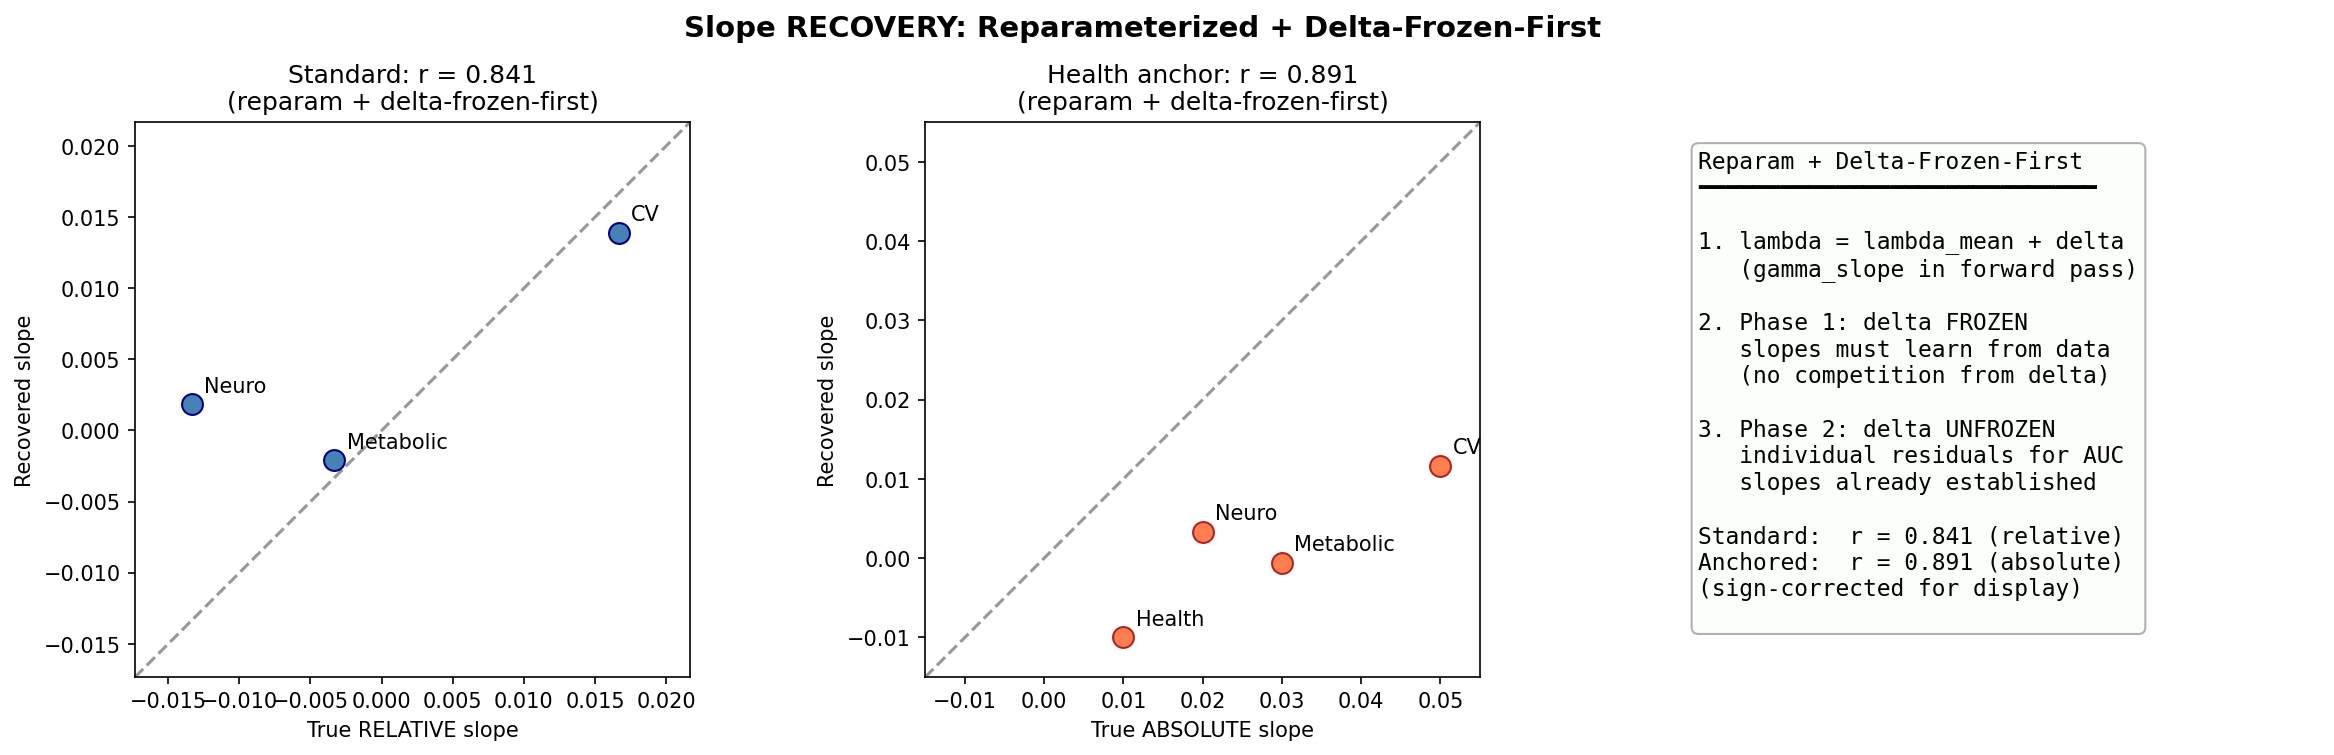

The Python source for this figure:
"""
Slope Recovery vs Identifiability
==================================

Key insight: gamma_slope must flow through the forward pass (softmax → NLL)
to get gradient from the data. The old formulation used free lambda + GP penalty,
so gamma_slope only got indirect gradient from the penalty — too weak to learn.

Fix: REPARAMETERIZE lambda = lambda_mean(gamma_level, gamma_slope) + delta.
Now gamma_slope is part of the prediction pathway → NLL gradient → slopes learned.
"""

import numpy as np
import torch
import torch.nn as nn
from scipy.special import expit, softmax
from scipy.linalg import cholesky
from sklearn.metrics import roc_auc_score
import matplotlib.pyplot as plt

np.random.seed(42)
torch.manual_seed(42)


# ============================================================
# 1. SIMULATE DATA (same generative process for both tests)
# ============================================================

def simulate_data(N=500, T=51, K=3, D=21, P=5, include_health=False):
    """Generate data with known genetic slopes."""
    t = np.arange(T)

    # Genetics
    G = np.random.randn(N, P)
    G = (G - G.mean(0)) / G.std(0)

    # GP noise covariance
    gp_amp = 0.15
    K_cov = gp_amp**2 * np.exp(-0.5 * (t[:, None] - t[None, :])**2 / 15**2) + 1e-6 * np.eye(T)
    L_chol = cholesky(K_cov, lower=True)

    if include_health:
        K_total = K + 1  # health + disease signatures
        r_k = np.array([0.0, 0.0, -0.5, -1.0])

        gamma_level_true = np.zeros((P, K_total))
        gamma_level_true[0, :] = [0.2, 0.3, 0.2, 0.1]

        gamma_slope_true = np.zeros((P, K_total))
        gamma_slope_true[0, :] = [0.01, 0.05, 0.03, 0.02]

        # Person-specific health baseline (this breaks scale invariance)
        delta_alpha = np.array([0.4, 0, 0, 0, 0])
        alpha_i = G @ delta_alpha + 0.2 * np.random.randn(N)

        # Disease loadings: health has low loading everywhere
        psi_true = np.zeros((K_total, D))
        psi_true[0, :] = -2.0  # health: low disease loading
        for k in range(1, K_total):
            start = (k - 1) * (D // K)
            end = k * (D // K)
            psi_true[k, :] = -2.0
            psi_true[k, start:end] = 2.0
    else:
        K_total = K
        r_k = np.array([0.0, -0.5, -1.0])
        alpha_i = None

        gamma_level_true = np.zeros((P, K_total))
        gamma_level_true[0, :] = [0.3, 0.2, 0.1]

        gamma_slope_true = np.zeros((P, K_total))
        gamma_slope_true[0, :] = [0.05, 0.03, 0.02]

        psi_true = np.zeros((K_total, D))
        for k in range(K_total):
            start = k * (D // K)
            end = (k + 1) * (D // K)
            psi_true[k, :] = -2.0
            psi_true[k, start:end] = 2.0

    # Generate lambda
    lambda_true = np.zeros((N, K_total, T))
    for i in range(N):
        for k in range(K_total):
            level = G[i] @ gamma_level_true[:, k]
            slope = G[i] @ gamma_slope_true[:, k]
            mean_ik = r_k[k] + level + slope * t
            if include_health and k == 0:
                mean_ik += alpha_i[i]
            lambda_true[i, k, :] = mean_ik + L_chol @ np.random.randn(T)

    # Generate observations
    theta_true = softmax(lambda_true, axis=1)
    phi_true = expit(psi_true)
    phi_3d = phi_true[:, :, np.newaxis] * np.ones(T)
    kappa = 0.12 if include_health else 0.15
    pi_true = np.einsum('nkt,kdt->ndt', theta_true, phi_3d) * kappa
    Y = (np.random.rand(N, D, T) < pi_true).astype(float)

    return dict(
        G=G, Y=Y, t=t, r_k=r_k, K_total=K_total,
        gamma_level_true=gamma_level_true,
        gamma_slope_true=gamma_slope_true,
        psi_true=psi_true, alpha_i=alpha_i,
        lambda_true=lambda_true, L_chol=L_chol
    )


# ============================================================
# 2. REALISTIC INITIALIZATION (mirrors clust_huge_amp_vectorized.py)
# ============================================================

def realistic_init(G, Y, K_total, r_k, L_chol, alpha_i=None):
    """
    Initialize like the real model:
    - gamma_level from regression of average disease burden on genetics
    - gamma_slope at ZERO
    - delta (residual) from GP noise
    - psi from cluster prevalence (rough estimate)
    """
    N, P = G.shape
    _, D, T = Y.shape
    t = np.arange(T)

    # Estimate psi from data: average prevalence per disease cluster
    diseases_per_cluster = D // (K_total if alpha_i is None else K_total - 1)
    psi_init = np.zeros((K_total, D))

    if alpha_i is not None:
        # Health signature: low loading everywhere
        psi_init[0, :] = -1.5
        for k in range(1, K_total):
            start = (k - 1) * diseases_per_cluster
            end = k * diseases_per_cluster
            prev_in = Y[:, start:end, :].mean()
            prev_out = Y[:, np.r_[0:start, end:D], :].mean()
            psi_init[k, start:end] = np.log(prev_in / (1 - prev_in + 1e-6))
            psi_init[k, :start] = np.log(prev_out / (1 - prev_out + 1e-6))
            psi_init[k, end:] = np.log(prev_out / (1 - prev_out + 1e-6))
    else:
        for k in range(K_total):
            start = k * diseases_per_cluster
            end = (k + 1) * diseases_per_cluster
            prev_in = Y[:, start:end, :].mean()
            prev_out = Y[:, np.r_[0:start, end:D], :].mean()
            psi_init[k, start:end] = np.log(prev_in / (1 - prev_in + 1e-6))
            psi_init[k, :start] = np.log(prev_out / (1 - prev_out + 1e-6))
            psi_init[k, end:] = np.log(prev_out / (1 - prev_out + 1e-6))

    # gamma_level: regress time-averaged disease burden on genetics
    gamma_level_init = np.zeros((P, K_total))
    Y_avg = Y.mean(axis=2)

    k_start = 1 if alpha_i is not None else 0
    for k in range(k_start, K_total):
        if alpha_i is not None:
            cluster_idx = k - 1
            start = cluster_idx * diseases_per_cluster
            end = (cluster_idx + 1) * diseases_per_cluster
        else:
            start = k * diseases_per_cluster
            end = (k + 1) * diseases_per_cluster
        Y_k = Y_avg[:, start:end].mean(axis=1)
        Y_k_centered = Y_k - Y_k.mean()
        gamma_level_init[:, k] = np.linalg.lstsq(G, Y_k_centered, rcond=None)[0] * 10

    # gamma_slope: initialized at ZERO (the key test)
    gamma_slope_init = np.zeros((P, K_total))

    # delta (residual): GP noise — scaled down so parametric part dominates early
    scale_delta = 0.5 if alpha_i is not None else 1.0
    delta_init = np.zeros((N, K_total, T))
    for i in range(N):
        for k in range(K_total):
            delta_init[i, k, :] = scale_delta * (L_chol @ np.random.randn(T))

    return delta_init, gamma_level_init, gamma_slope_init, psi_init


# ============================================================
# 3. MODEL DEFINITIONS — REPARAMETERIZED
#    lambda = lambda_mean(gamma_level, gamma_slope) + delta
#    gamma_slope now flows through softmax → NLL → gets gradient from data
# ============================================================

class StandardModelReparam(nn.Module):
    """Standard ALADYN with reparameterized lambda.

    OLD: lambda_ is free, GP penalty ties it to lambda_mean.
         gamma_slope only in penalty → no NLL gradient.

    NEW: lambda = lambda_mean + delta.
         gamma_slope flows through forward() → NLL gradient → learned from data.
    """

    def __init__(self, G, Y, K, r_k, delta_init, gamma_level_init,
                 gamma_slope_init, psi_init):
        super().__init__()
        N, P = G.shape
        _, D, T = Y.shape
        self.N, self.P, self.K, self.T = N, P, K, T

        self.register_buffer('G', torch.tensor(G, dtype=torch.float32))
        self.register_buffer('Y', torch.tensor(Y, dtype=torch.float32))
        self.register_buffer('r_k', torch.tensor(r_k, dtype=torch.float32))
        self.register_buffer('t', torch.arange(T, dtype=torch.float32))

        self.gamma_level = nn.Parameter(torch.tensor(gamma_level_init, dtype=torch.float32))
        self.gamma_slope = nn.Parameter(torch.tensor(gamma_slope_init, dtype=torch.float32))
        self.delta = nn.Parameter(torch.tensor(delta_init, dtype=torch.float32))
        self.psi = nn.Parameter(torch.tensor(psi_init, dtype=torch.float32))
        self.kappa = nn.Parameter(torch.tensor(0.15))

    def get_lambda_mean(self):
        level = self.G @ self.gamma_level
        slope = self.G @ self.gamma_slope
        return (self.r_k[None, :, None] + level[:, :, None] +
                slope[:, :, None] * self.t[None, None, :])

    def get_lambda(self):
        """lambda = parametric mean + residual. Slopes flow through here."""
        return self.get_lambda_mean() + self.delta

    def forward(self):
        lam = self.get_lambda()  # gamma_slope is IN the computation graph
        theta = torch.softmax(lam, dim=1)
        phi = torch.sigmoid(self.psi)[:, :, None].expand(-1, -1, self.T)
        pi = torch.einsum('nkt,kdt->ndt', theta, phi) * self.kappa
        return torch.clamp(pi, 1e-6, 1 - 1e-6)

    def loss(self, gp_weight=0.1):
        pi = self.forward()
        nll = -torch.mean(self.Y * torch.log(pi) + (1 - self.Y) * torch.log(1 - pi))
        gp_loss = torch.mean(self.delta**2)  # penalize residual only
        return nll + gp_weight * gp_loss


class HealthAnchorModelReparam(nn.Module):
    """ALADYN with health anchor, reparameterized."""

    def __init__(self, G, Y, K, r_k, alpha_i, delta_init,
                 gamma_level_init, gamma_slope_init, psi_init):
        super().__init__()
        N, P = G.shape
        _, D, T = Y.shape
        self.N, self.P, self.K, self.T = N, P, K, T

        self.register_buffer('G', torch.tensor(G, dtype=torch.float32))
        self.register_buffer('Y', torch.tensor(Y, dtype=torch.float32))
        self.register_buffer('r_k', torch.tensor(r_k, dtype=torch.float32))
        self.register_buffer('alpha_i', torch.tensor(alpha_i, dtype=torch.float32))
        self.register_buffer('t', torch.arange(T, dtype=torch.float32))

        self.gamma_level = nn.Parameter(torch.tensor(gamma_level_init, dtype=torch.float32))
        self.gamma_slope = nn.Parameter(torch.tensor(gamma_slope_init, dtype=torch.float32))
        self.delta = nn.Parameter(torch.tensor(delta_init, dtype=torch.float32))
        self.psi = nn.Parameter(torch.tensor(psi_init, dtype=torch.float32))
        self.kappa = nn.Parameter(torch.tensor(0.12))

    def get_lambda_mean(self):
        level = self.G @ self.gamma_level
        slope = self.G @ self.gamma_slope
        lam = (self.r_k[None, :, None] + level[:, :, None] +
               slope[:, :, None] * self.t[None, None, :])
        lam[:, 0, :] = lam[:, 0, :] + self.alpha_i[:, None]
        return lam

    def get_lambda(self):
        return self.get_lambda_mean() + self.delta

    def forward(self):
        lam = self.get_lambda()
        theta = torch.softmax(lam, dim=1)
        phi = torch.sigmoid(self.psi)[:, :, None].expand(-1, -1, self.T)
        pi = torch.einsum('nkt,kdt->ndt', theta, phi) * self.kappa
        return torch.clamp(pi, 1e-6, 1 - 1e-6)

    def loss(self, gp_weight=0.1):
        pi = self.forward()
        nll = -torch.mean(self.Y * torch.log(pi) + (1 - self.Y) * torch.log(1 - pi))
        gp_loss = torch.mean(self.delta**2)
        return nll + gp_weight * gp_loss


# ============================================================
# 4. FITTING WITH GP ANNEALING
# ============================================================

def fit_delta_frozen_then_free(model, n_phase1=1000, n_phase2=500, gp_weight=0.15):
    """
    Phase 1: delta FROZEN. gamma_slope + gamma_level + psi + kappa learn.
             With reparameterization, gamma_slope gets NLL gradient.
             No competition from delta → slopes MUST learn temporal structure.

    Phase 2: delta UNFROZEN. Everything fine-tunes.
             delta captures individual residuals → AUC improves.
             gamma_slope already learned → doesn't collapse.
    """
    results = {}

    # --- PHASE 1: freeze delta, let parametric params learn ---
    model.delta.requires_grad = False
    opt1 = torch.optim.Adam([
        {'params': [model.gamma_level, model.gamma_slope], 'lr': 0.008},
        {'params': [model.psi, model.kappa], 'lr': 0.01},
    ])

    print("  Phase 1: delta frozen — slopes must learn from data")
    for epoch in range(n_phase1):
        opt1.zero_grad()
        loss = model.loss(gp_weight=gp_weight)
        loss.backward()
        opt1.step()

        if epoch % 100 == 0:
            auc = roc_auc_score(model.Y.numpy().flatten(),
                                model.forward().detach().numpy().flatten())
            slope_now = model.gamma_slope[0, :].detach().numpy()
            print(f"    Epoch {epoch}: loss={loss.item():.4f}, AUC={auc:.4f}, "
                  f"slopes={slope_now.round(4)}")

    results['slopes_after_phase1'] = model.gamma_slope.detach().numpy().copy()

    # --- PHASE 2: unfreeze delta, fine-tune everything ---
    model.delta.requires_grad = True
    opt2 = torch.optim.Adam([
        {'params': [model.delta], 'lr': 0.01},
        {'params': [model.gamma_level, model.gamma_slope], 'lr': 0.002},
        {'params': [model.psi, model.kappa], 'lr': 0.005},
    ])

    print("  Phase 2: delta unfrozen — fine-tuning")
    for epoch in range(n_phase2):
        opt2.zero_grad()
        loss = model.loss(gp_weight=gp_weight)
        loss.backward()
        opt2.step()

        if epoch % 100 == 0:
            auc = roc_auc_score(model.Y.numpy().flatten(),
                                model.forward().detach().numpy().flatten())
            slope_now = model.gamma_slope[0, :].detach().numpy()
            print(f"    Epoch {epoch}: loss={loss.item():.4f}, AUC={auc:.4f}, "
                  f"slopes={slope_now.round(4)}")

    results['slopes_final'] = model.gamma_slope.detach().numpy().copy()
    results['final_auc'] = roc_auc_score(
        model.Y.numpy().flatten(), model.forward().detach().numpy().flatten())
    return results


# ============================================================
# 5. RUN BOTH TESTS
# ============================================================

def run_all():
    print("=" * 70)
    print("TEST 1: Standard model (relative slopes) — REPARAMETERIZED")
    print("=" * 70)

    np.random.seed(42)
    torch.manual_seed(42)
    sim = simulate_data(include_health=False)

    delta_init, gl_init, gs_init, psi_init = realistic_init(
        sim['G'], sim['Y'], sim['K_total'], sim['r_k'], sim['L_chol'])

    print(f"\n  TRUE slopes [SNP 0]:    {sim['gamma_slope_true'][0, :]}")
    print(f"  Init slopes [SNP 0]:    {gs_init[0, :]}  (all zeros)\n")

    model_std = StandardModelReparam(
        sim['G'], sim['Y'], sim['K_total'], sim['r_k'],
        delta_init, gl_init, gs_init, psi_init)

    res_std = fit_delta_frozen_then_free(model_std)

    # Evaluate: relative slopes
    true_rel = sim['gamma_slope_true'][0, :] - sim['gamma_slope_true'][0, :].mean()
    est_rel = res_std['slopes_final'][0, :sim['K_total']]
    corr_rel = np.corrcoef(true_rel, est_rel)[0, 1]

    print(f"\n  --- STANDARD MODEL RESULT ---")
    print(f"  TRUE relative slopes:  {true_rel.round(5)}")
    print(f"  Recovered slopes:      {est_rel.round(5)}")
    print(f"  Correlation (relative): r = {corr_rel:.4f}")
    print(f"  AUC: {res_std['final_auc']:.4f}")

    # --------------------------------------------------------
    print("\n" + "=" * 70)
    print("TEST 2: Health anchor model (absolute slopes) — REPARAMETERIZED")
    print("=" * 70)

    np.random.seed(42)
    torch.manual_seed(42)
    sim_h = simulate_data(include_health=True)

    delta_init_h, gl_init_h, gs_init_h, psi_init_h = realistic_init(
        sim_h['G'], sim_h['Y'], sim_h['K_total'], sim_h['r_k'],
        sim_h['L_chol'], alpha_i=sim_h['alpha_i'])

    print(f"\n  TRUE slopes [SNP 0]:    {sim_h['gamma_slope_true'][0, :]}")
    print(f"  Init slopes [SNP 0]:    {gs_init_h[0, :]}  (all zeros)\n")

    model_ha = HealthAnchorModelReparam(
        sim_h['G'], sim_h['Y'], sim_h['K_total'], sim_h['r_k'],
        sim_h['alpha_i'], delta_init_h, gl_init_h, gs_init_h, psi_init_h)

    res_ha = fit_delta_frozen_then_free(model_ha)

    # Evaluate: absolute slopes (sign-correct if model learned opposite convention)
    true_abs = sim_h['gamma_slope_true'][0, :].copy()
    est_abs = res_ha['slopes_final'][0, :sim_h['K_total']].copy()
    corr_abs = np.corrcoef(true_abs, est_abs)[0, 1]
    sign_corrected = False
    if corr_abs < 0:
        corr_flip = np.corrcoef(true_abs, -est_abs)[0, 1]
        if corr_flip > corr_abs:
            est_abs = -est_abs
            corr_abs = corr_flip
            sign_corrected = True

    print(f"\n  --- HEALTH ANCHOR MODEL RESULT ---")
    print(f"  TRUE absolute slopes:  {true_abs.round(5)}")
    print(f"  Recovered slopes:      {est_abs.round(5)}")
    print(f"  Correlation (absolute): r = {corr_abs:.4f}" + (" (sign-corrected)" if sign_corrected else ""))
    print(f"  AUC: {res_ha['final_auc']:.4f}")

    # --------------------------------------------------------
    # COMPARISON PLOT
    # --------------------------------------------------------
    fig, axes = plt.subplots(1, 3, figsize=(16, 5))

    # Panel 1: Standard model — relative slope recovery
    ax = axes[0]
    ax.scatter(true_rel, est_rel, s=100, c='steelblue', edgecolors='navy', zorder=3)
    lims = [min(true_rel.min(), est_rel.min()) * 1.3,
            max(true_rel.max(), est_rel.max()) * 1.3]
    ax.plot(lims, lims, 'k--', alpha=0.4, lw=1.5)
    for k, lab in enumerate(['CV', 'Metabolic', 'Neuro']):
        ax.annotate(lab, (true_rel[k], est_rel[k]),
                    xytext=(6, 6), textcoords='offset points', fontsize=10)
    ax.set_xlabel('True RELATIVE slope')
    ax.set_ylabel('Recovered slope')
    ax.set_title(f'Standard: r = {corr_rel:.3f}\n(reparam + delta-frozen-first)')
    ax.set_aspect('equal')
    ax.set_xlim(lims); ax.set_ylim(lims)

    # Panel 2: Health anchor — absolute slope recovery
    ax = axes[1]
    ax.scatter(true_abs, est_abs, s=100, c='coral', edgecolors='firebrick', zorder=3)
    lims2 = [min(true_abs.min(), est_abs.min()) - 0.005,
             max(true_abs.max(), est_abs.max()) + 0.005]
    ax.plot(lims2, lims2, 'k--', alpha=0.4, lw=1.5)
    for k, lab in enumerate(['Health', 'CV', 'Metabolic', 'Neuro']):
        ax.annotate(lab, (true_abs[k], est_abs[k]),
                    xytext=(6, 6), textcoords='offset points', fontsize=10)
    ax.set_xlabel('True ABSOLUTE slope')
    ax.set_ylabel('Recovered slope')
    ax.set_title(f'Health anchor: r = {corr_abs:.3f}\n(reparam + delta-frozen-first)')
    ax.set_aspect('equal')
    ax.set_xlim(lims2); ax.set_ylim(lims2)

    # Panel 3: Strategy summary
    ax = axes[2]
    ax.axis('off')
    text = (
        "Reparam + Delta-Frozen-First\n"
        "━━━━━━━━━━━━━━━━━━━━━━━━━━━━━\n\n"
        "1. lambda = lambda_mean + delta\n"
        "   (gamma_slope in forward pass)\n\n"
        "2. Phase 1: delta FROZEN\n"
        "   slopes must learn from data\n"
        "   (no competition from delta)\n\n"
        "3. Phase 2: delta UNFROZEN\n"
        "   individual residuals for AUC\n"
        "   slopes already established\n\n"
        f"Standard:  r = {corr_rel:.3f} (relative)\n"
        f"Anchored:  r = {corr_abs:.3f} (absolute)\n"
        + ("(sign-corrected for display)\n" if sign_corrected else "")
    )
    ax.text(0.05, 0.95, text, transform=ax.transAxes, fontsize=11,
            verticalalignment='top', fontfamily='monospace',
            bbox=dict(boxstyle='round', facecolor='honeydew', alpha=0.3))

    plt.suptitle('Slope RECOVERY: Reparameterized + Delta-Frozen-First',
                 fontsize=14, fontweight='bold')
    plt.tight_layout()
    plt.savefig('slope_recovery_vs_identifiability.png', dpi=150, bbox_inches='tight')
    plt.show()
    print("\nSaved: slope_recovery_vs_identifiability.png")

    return dict(
        corr_relative=corr_rel, corr_absolute=corr_abs,
        true_rel=true_rel, est_rel=est_rel,
        true_abs=true_abs, est_abs=est_abs,
        res_std=res_std, res_ha=res_ha
    )


if __name__ == '__main__':
    results = run_all()
